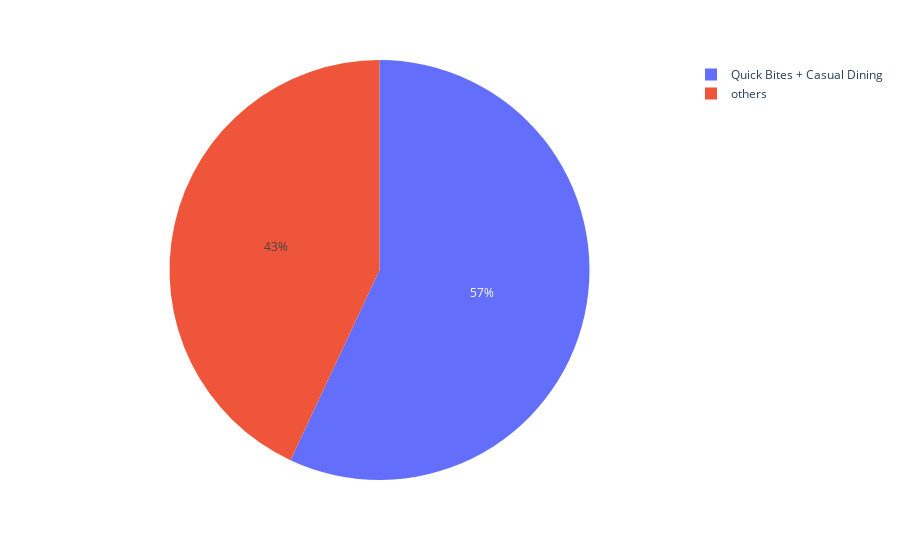

The notebook cell saved with this chart:
### Code cell
fig=px.pie(df,
names=df['top_types'].value_counts().index,
values=df['top_types'].value_counts().values)
fig.show()

### Figure 1 — Plotly figure (JSON) as saved in the notebook; plotly's stock layout.template omitted (floating-point values rounded to 4 significant figures)
{"data": [{"domain": {"x": [0, 1], "y": [0, 1]}, "hovertemplate": "label=%{label}<br>value=%{value}<extra></extra>", "labels": ["Quick Bites + Casual Dining", "others"], "legendgroup": "", "name": "", "showlegend": true, "type": "pie", "values": [29462, 22255]}], "layout": {"legend": {"tracegroupgap": 0}, "margin": {"t": 60}}}
